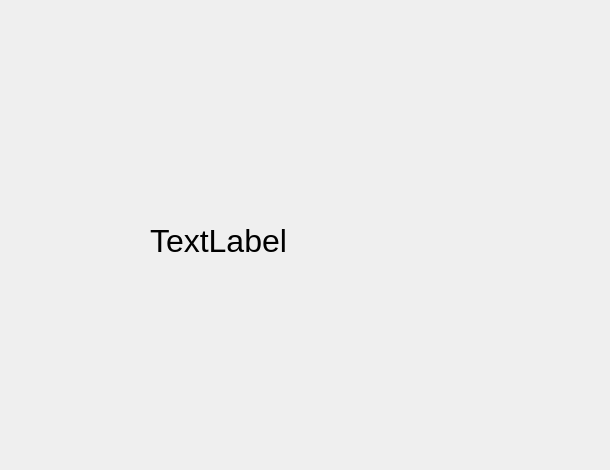
<?xml version="1.0" encoding="UTF-8"?>
<ui version="4.0">
 <class>ListingsWidgets</class>
 <widget class="QWidget" name="ListingsWidgets">
  <property name="geometry">
   <rect>
    <x>0</x>
    <y>0</y>
    <width>610</width>
    <height>470</height>
   </rect>
  </property>
  <property name="windowTitle">
   <string>Form</string>
  </property>
  <widget class="QLabel" name="label">
   <property name="geometry">
    <rect>
     <x>150</x>
     <y>190</y>
     <width>241</width>
     <height>101</height>
    </rect>
   </property>
   <property name="font">
    <font>
     <pointsize>24</pointsize>
    </font>
   </property>
   <property name="text">
    <string>TextLabel</string>
   </property>
  </widget>
 </widget>
 <resources/>
 <connections/>
</ui>
